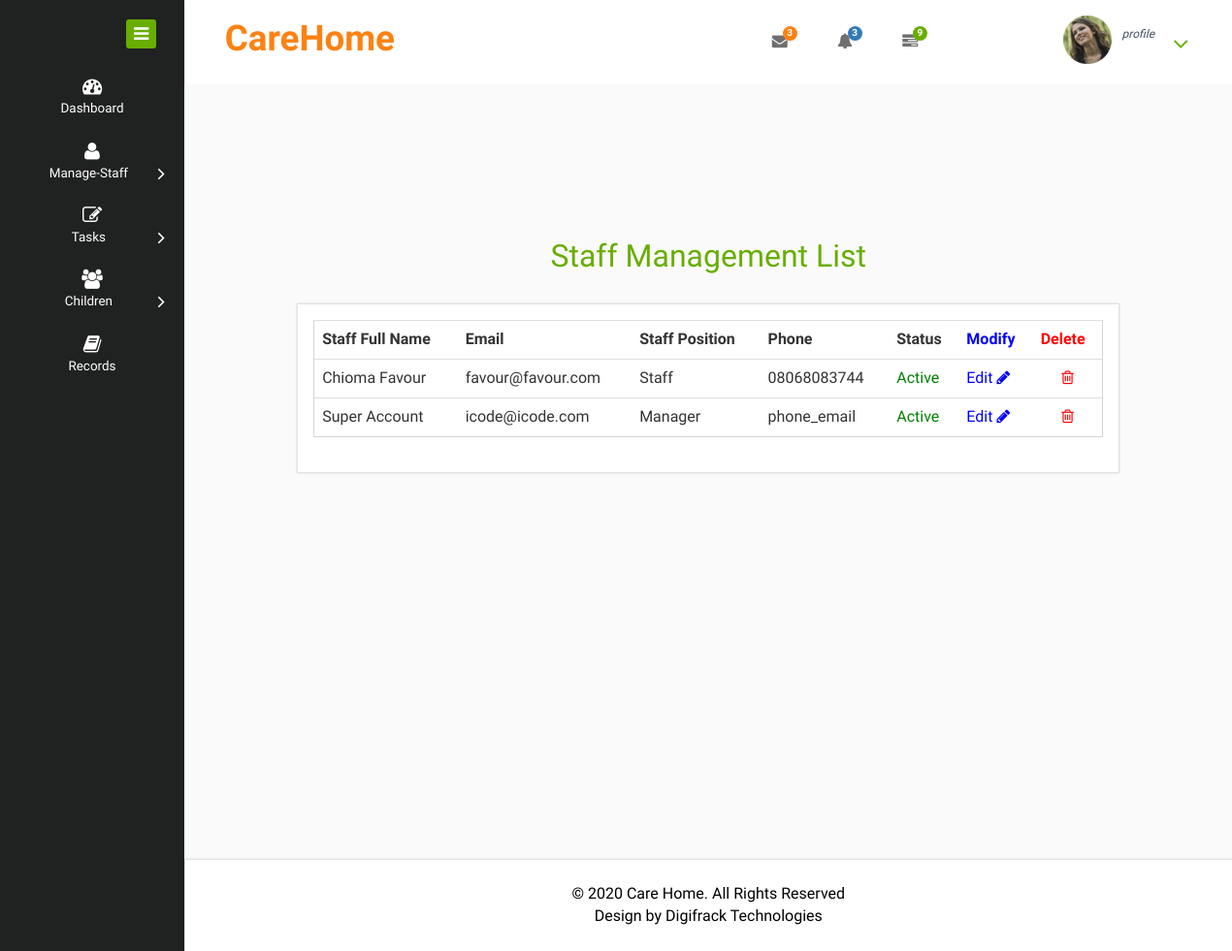
The app's page /accounts/staff/list/ (signed in) with its own data.
### accounts/models.py (models this page shows, shortened)
class Account(models.Model):
    STAFF = 0
    SENIOR_STAFF = 1
    MANAGER = 2
    USER_TYPE = enumerate(('Staff', 'Senior Staff', 'Manager'))
    user = models.ForeignKey(User, on_delete=models.CASCADE)
    user_type = models.PositiveIntegerField(choices=USER_TYPE, default=STAFF)
    first_name = models.CharField(max_length=50)
    last_name = models.CharField(max_length=50)
    phone = models.CharField(max_length=20)
    email = models.EmailField()
    active = models.BooleanField(default=True)
    when = models.DateTimeField(auto_now_add=True)
    @property
    def full_name(self):
        return "{} {}".format(self.first_name, self.last_name)

### accounts/views.py (the view)
# urls.py: path("staff/list/", views.staff_management_list, name="staff_management_list"),
def staff_management_list(request):
    me = request.user
    accounts = Account.objects.all().exclude(user=me)
    context = {"staff_list": accounts}
    return render(request, "accounts/staff_management_list.html", context)

### templates/accounts/staff_management_list.html (shortened to what this page needs)
{% extends "base/base.html" %}
{% load staticfiles %}
{% block side_menu %}
{% include 'base/side_menu/manager_side_menu.html' %}
{% endblock side_menu %}
{% block content %}
  <div class="market-updates">
    <div class="inbox">
      <h2  style="text-align:center;">Staff Management List</h2>
      <div class="col-md-10 col-sm-offset-1 mailbox-content  tab-content tab-content-in">
        <div class="tab-pane active text-style" id="tab1">
          <div class="mailbox-border">
            <table class="table tab-border">
              <tbody>
                <tr class="unread checked">
                <th class="hidden-xs">
                Staff Full Name
                </th>
                <th>
                  Email
                </th>
                <th>
                  Staff Position
                </th>
                <th>
                  Phone
                </th>
                <th>
                  Status
                </th>
                <th style="color:blue">
                  Modify
                </th>
                <th style="color:red">
                  Delete
                </th>
                </tr>
                {% for staff in staff_list %}
                <tr class="read checked">
                <td class="hidden-xs">
                {{ staff.full_name }}
                </td>
                <td>
                {{ staff.email }}
                </td>
                <td>
                {{ staff.get_user_type_display }}
                </td>
                <td>
                {{ staff.phone }}
                </td>
                <td>
                {% if staff.active %}
                  <span style="color:green">Active</span>
                {% else %}
                  <span style="color:red">Inactive</span>
                {% endif %}
                </td>
                <td>
                  <div class="">
              	 		<a href="{% url 'modify_staff'   profile_id=staff.id %}" style="color:blue">Edit <i class="fa fa-pencil"></i></a>
              	 	</div>
                </td>
                <td>
                  <div class="" style="text-align:center">
              	 		<a href="{% url 'delete_staff'   profile_id=staff.id %}" style="color:red"><i class="fa fa fa-trash-o"></i></a>
              	 	</div>
                </td>
                </tr>
                {% endfor %}
              </tbody>
            </table>
          </div>
        </div>
      </div>
    </div>
  </div>
{% endblock content %}

### records on screen
Account: full_name "Chioma Favour", email "favour@favour.com", user_type "Staff", phone "08068083744", active "Active"
Account: full_name "Super Account", email "icode@icode.com", user_type "Manager", phone "phone_email", active "Active"
